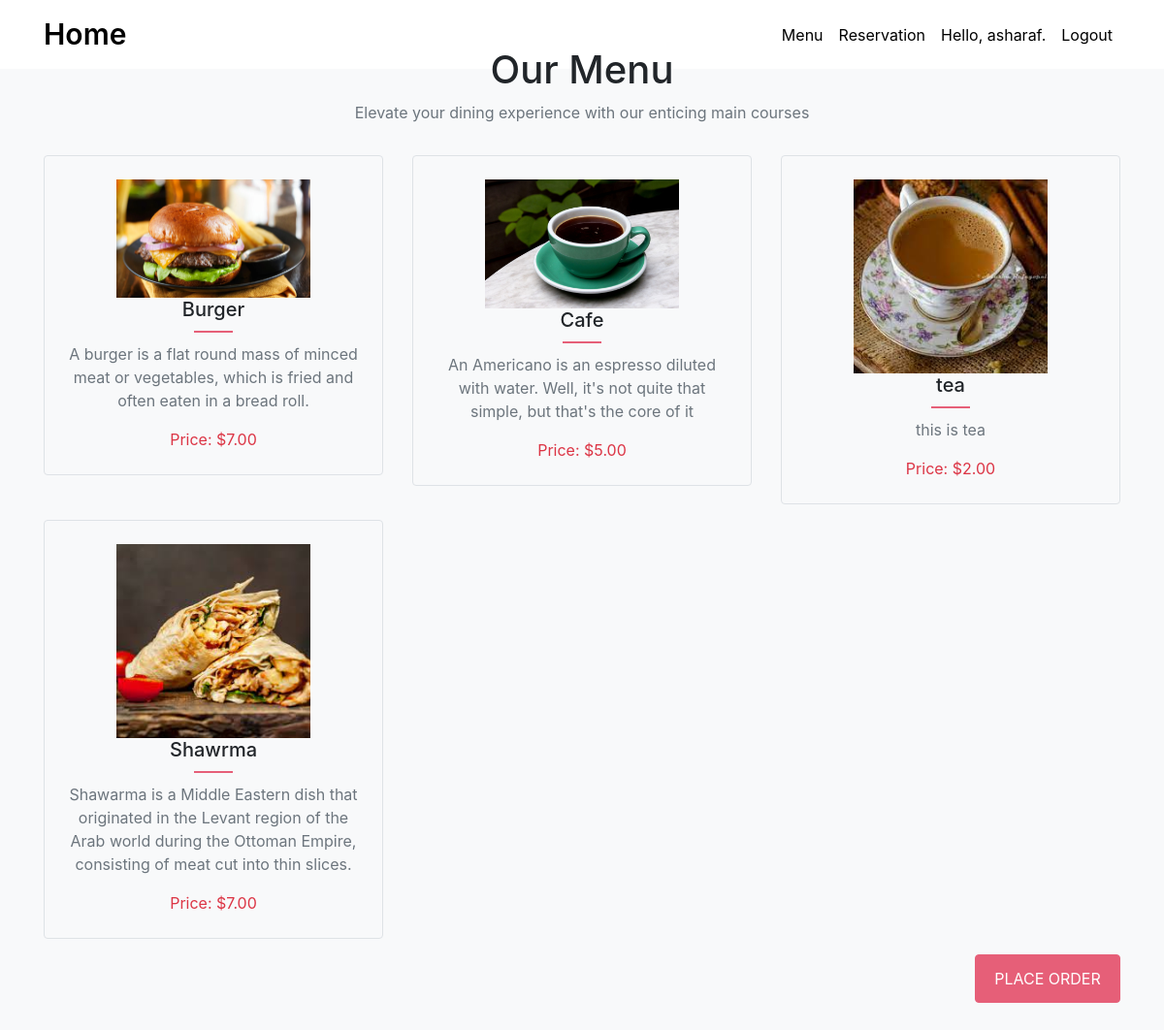
The app's page /menu/ (signed in) with its own data.
### menu/models.py (models this page shows, shortened)
class MenuItem(models.Model):
    name = models.CharField(max_length=255)
    category = models.ForeignKey(Category, on_delete=models.CASCADE)
    description = models.TextField()
    price = models.DecimalField(max_digits=10, decimal_places=2, default=0.0)
    image = models.ImageField(upload_to='menu_images/', null=True, blank=True)

### menu/views.py (the view)
# urls.py: path('menu/', menu_view, name='menu'),
def menu_view(request):
    menu_items = MenuItem.objects.all()
    return render(request, 'menu/menu.html', {'menu_items': menu_items})

### menu/templates/menu/menu.html
{% extends 'menu/base.html' %}
{% load static %}
{% block content %}
<section class="Menu bg-light py-5" id="Menu">
    <div class="container">
        <div class="row mb-3">
            <div class="col-md-6 m-auto text-center">
                <h1>Our Menu</h1>
                <p class="text-muted">Elevate your dining experience with our enticing main courses</p>
            </div>
        </div>
        <div class="row">
            {% for item in menu_items %}
            <div class="col-lg-4 col-md-6 mb-3">
                <div class="Menu-box text-center border rounded rounded p-4">
                    {% if item.image %}
                    <img src="{{ item.image.url }}" width="200" alt="{{ item.name }}">
                    {% endif %}
                    <h5> {{ item.name }} </h5>
                    <div class="line1"></div>
                    <p class="text-muted">{{ item.description }}</p>
                    <div class="price"> Price: ${{ item.price }} </div>
                </div>
            </div>
            {% endfor %}
            <div class="col-lg-12 text-right">
                <button type="submit" value="Place order" class="rounded text-center"> <a
                        style="color: white; text-decoration: none;" href="{% url 'order_view' %}">Place
                        order</a></button>
            </div>
        </div>
    </div>
</section>
{% endblock content %}

### menu/templates/menu/base.html (shortened to what this page needs)
{% load static %}
<!DOCTYPE html>
<html>
<head>
    <link rel="stylesheet" href="{% static 'css/bootstrap.min.css' %}">
    <link rel="stylesheet" href="{% static 'css/style.css' %}">
    <link rel="stylesheet" href="{% static 'css/all.min.css' %}">
</head>
<body>
    <nav class="navbar navbar-expand-lg navbar-light position-fixed">
        <div class="container">
            <a class="navbar-brand" href="{% url 'home' %}">Home</a>
            <div class="collapse navbar-collapse" id="navbarSupportedContent">
                <ul class="navbar-nav ml-auto">
                    <li class="nav-item">
                        <a class="nav-link" href="{% url 'menu' %}">Menu</a>
                    </li>
                    <li class="nav-item">
                        <a class="nav-link" href="{% url 'reserve_table' %}">Reservation</a>
                    </li>
                    {% if user.is_authenticated %}
                    <li class="nav-item">
                        <a class="nav-link"> Hello, {{ user.username }}. </a>
                    </li>
                    <li class="nav-item">
                        <a class="nav-link" href="{% url 'logout' %}"> Logout </a>
                    {% endif %}
                </ul>
            </div>
        </div>
    </nav>
    <div>{% block content %} {% endblock content %}</div>
</body>
</html>

### menu/static/css/style.css (style rules this page uses)
nav { width: 100%; background-color: #fff; }
.navbar-light .navbar-brand { color: #000; }
.navbar-light .navbar-nav .nav-link { color: #000; }
.navbar-brand { font-size: 30px; font-weight: 600; }
.Menu-box .line1 { width: 40px; height: 2px; background-color: #e65f78; margin: 10px auto; transition: width all 0.5s; }
.Menu button { background-color: #e65f78; border: 1px solid #e65f78; padding: 12px; width: 150px; color: #fff; text-transform: uppercase; }
.price { color: #dc3545; }

### records on screen
MenuItem: image (picture), name "Burger", description "A burger is a flat round mass of minced meat or vegetables, which is fried and often eaten in a bread roll.", price "7.00"
MenuItem: image (picture), name "Cafe", description "An Americano is an espresso diluted with water. Well, it's not quite that simple, but that's the core of it", price "5.00"
MenuItem: image (picture), name "tea", description "this is tea", price "2.00"
MenuItem: image (picture), name "Shawrma", description "Shawarma is a Middle Eastern dish that originated in the Levant region of the Arab world during the Ottoman Empire, consisting of meat cut into thin slices.", price "7.00"

### other values on screen
{{ user.username }} "asharaf"
